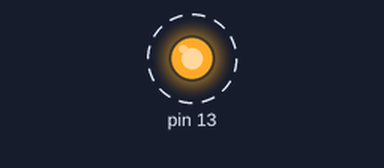
Recording of a sketch running on a simulated Arduino Uno, built with avr-gcc and run on an emulated ATmega328P. Shown: output pins drawn as LEDs (lit = HIGH). Dashed ring = blinking.

Above: at 0.5 s.
Timing chart, 0 to 4.6 s (numbered marks = the images above):
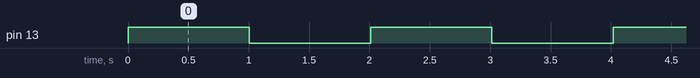

Measured:
- by itself, pin 13: alternates HIGH for 1.0 s and LOW for 1.0 s

The sketch:

Looping_For.ino
```cpp
//sumber https://mikroavr.com/fungsi-millis-pada-arduino/
//14 Nov 2022

void setup() {
  // put your setup code here, to run once:
  pinMode(13, OUTPUT);
}

void loop() {
  // put your main code here, to run repeatedly:
  digitalWrite(13, HIGH);
  for (int x=0; x<1000; x++) {
    delay(1);
  }
  digitalWrite(13, LOW);
  for (int x=0; x<1000; x++) {
    delay(1);
  }
}
```
